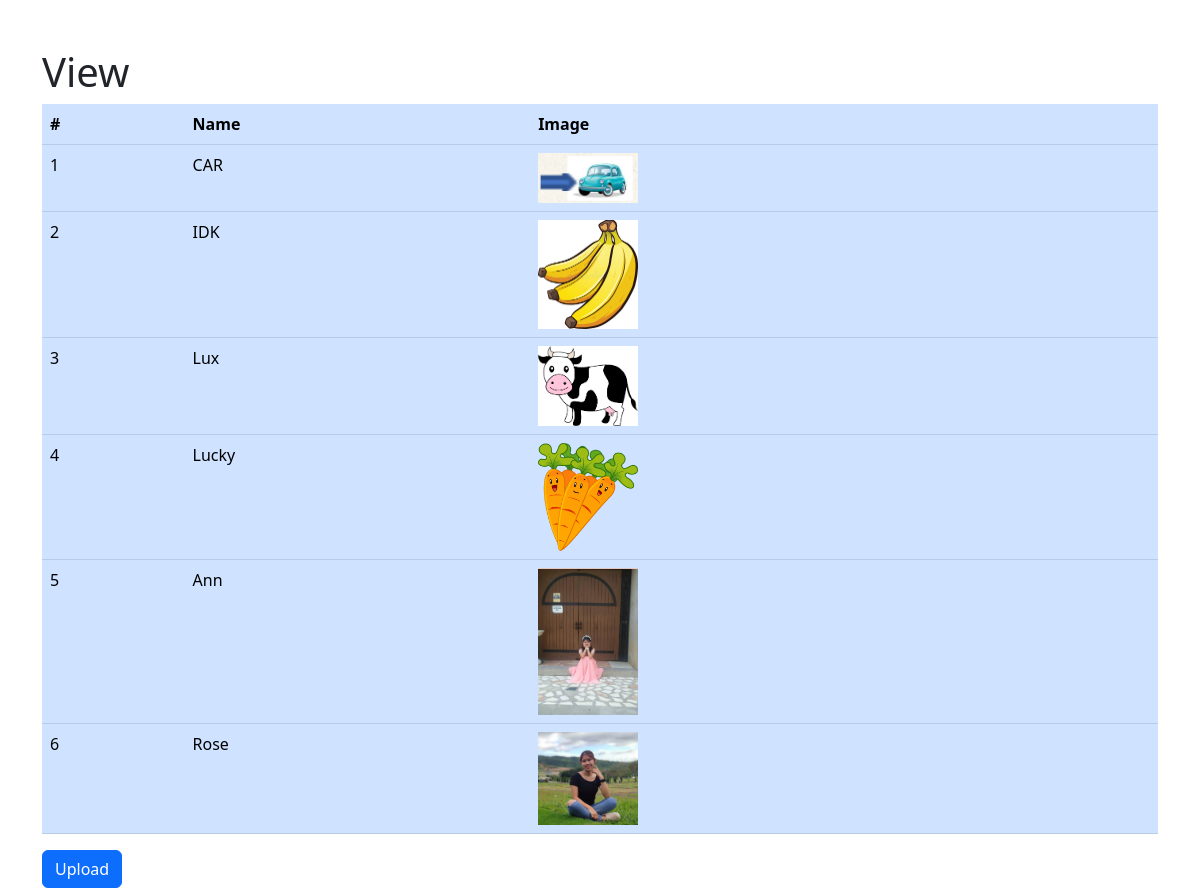
The app's page /data.php with its own data.
### tables this page shows
CREATE TABLE `php_upload` (
  `up_id` int(11) NOT NULL,
  `up_name` varchar(50) NOT NULL,
  `up_image` varchar(60) NOT NULL
);

### data.php (the view, shortened to what this page needs)
<?php require 'config.php'; ?>
<!doctype html>
<html lang="en">
<head>
  <link href="https://cdn.jsdelivr.net/npm/bootstrap@5.2.1/dist/css/bootstrap.min.css" rel="stylesheet"
>
</head>
<body>
  <main>
    <div class="container mt-5">
        <h1>View</h1>
        <div class="table-responsive">
            <table class="table table-primary">
                <thead>
                    <tr>
                        <th scope="col">#</th>
                        <th scope="col">Name</th>
                        <th scope="col">Image</th>
                    </tr>
                </thead>
                <tbody>
                    <?php
                        $i = 1;
                        $rows = mysqli_query($db, "SELECT * FROM php_upload ORDER BY up_id DESC");
                        foreach($rows as $row) :
                    ?>
                    <tr class="">
                        <td scope="row"><?php echo $i++; ?></td>
                        <td><?php echo $row['up_name']; ?></td>
                        <td><img src="img/<?php echo $row['up_image']; ?>" width="100" alt="<?php echo $row['up_image']; ?>" title="<?php echo $row['up_image']; ?>" ></td>
                    </tr>
                    <?php endforeach; ?>
                </tbody>
            </table>
            <a class="btn btn-primary" href="../upload_php/" >Upload</a>
        </div>
    </div>
  </main>
</body>
</html>

### records on screen
php_upload: up_name "CAR", up_image (picture)
php_upload: up_name "IDK", up_image (picture)
php_upload: up_name "Lux", up_image (picture)
php_upload: up_name "Lucky", up_image (picture)
php_upload: up_name "Ann", up_image (picture)
php_upload: up_name "Rose", up_image (picture)
